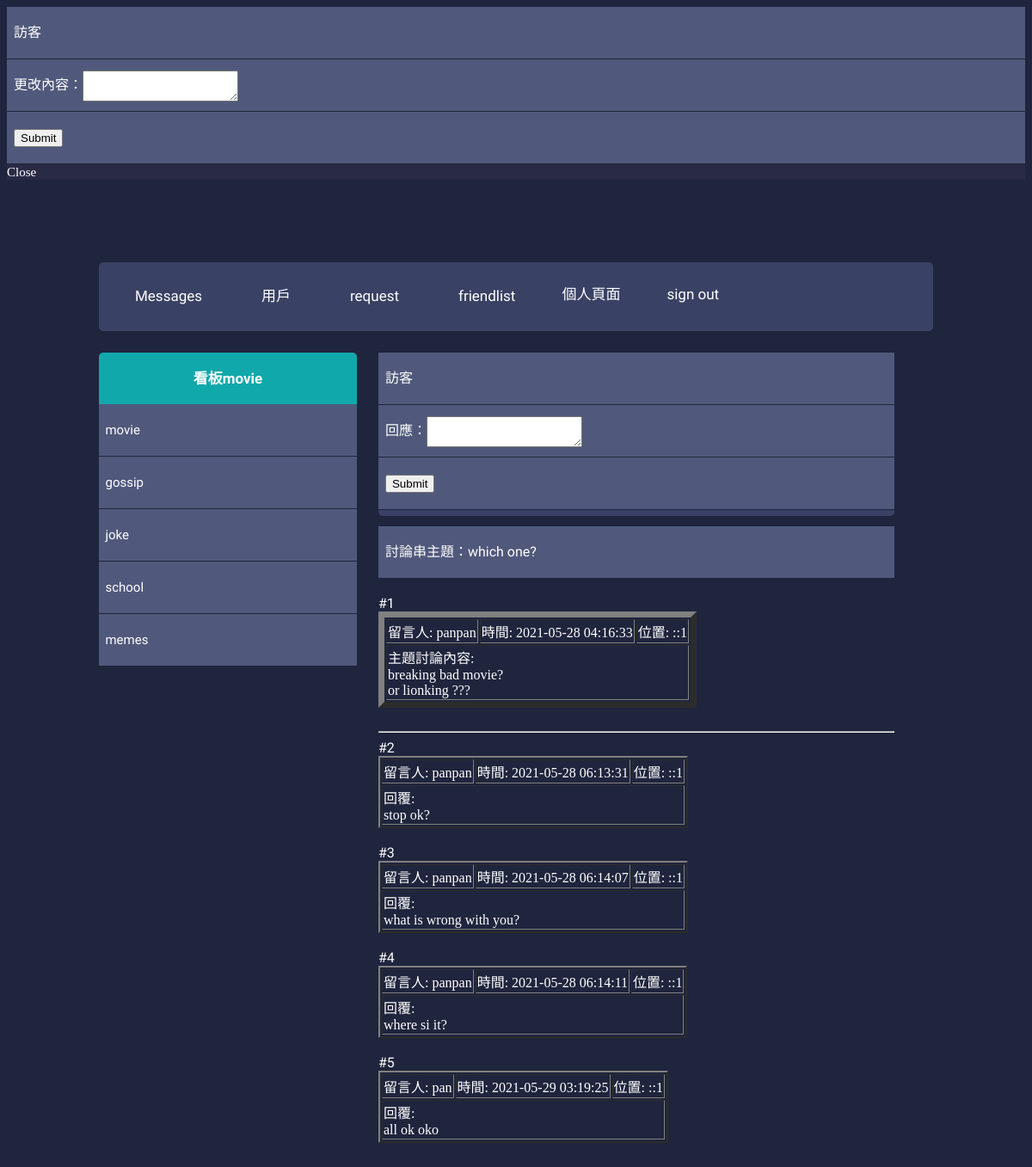
Page /finalproject/pancebook/dist/viewThread.php?&id=287 on the committed database.
### tables this page shows
CREATE TABLE `dz_thread` (
  `id` int(11) NOT NULL,
  `root_thread_id` int(11) NOT NULL DEFAULT 0,
  `board_id` int(11) NOT NULL DEFAULT 0,
  `time` timestamp NOT NULL DEFAULT current_timestamp(),
  `username` varchar(32) DEFAULT NULL,
  `title` varchar(64) DEFAULT NULL,
  `content` varchar(1024) DEFAULT NULL,
  `ip` varchar(64) DEFAULT NULL,
  `fileupload` text DEFAULT NULL
);

CREATE TABLE `dz_board` (
  `id` int(11) NOT NULL,
  `name` varchar(64) DEFAULT NULL
);

### finalproject/pancebook/dist/viewthread.php (the view, shortened to what this page needs)
<?php
function showMsg($row, $numFloor)
{
    $nn = htmlspecialchars($row['username']);
    $msg = htmlspecialchars($row['content']);
    $msg = str_replace("\n", "<br>", $msg);
    if ($numFloor == 0) {
        echo '<label class="menu-box-tab" " style=" background: #50597b;"><span>&nbsp 討論串主題：' . $row["title"] . '</span></label><br>';
    }
    if ($numFloor + 1 == 1) {
        if ($_SESSION["username"] == $row["username"]) echo '<span>#' . ($numFloor + 1) . '&nbsp' . '</span>' . '<span><a value="' . $row["id"] . '" class="edit" href="#ex1" rel="modal:open">編輯</a></span>';
        else echo '<span>#' . ($numFloor + 1) . '&nbsp' . '</span>';
        echo '<table border=\'7\'><tr>';
        echo '<td  style="
        color: white;font-family: fangsong;
    ">留言人: ' . $nn . '</td>';
        echo '<td style="
        color: white;font-family: fangsong;
    ">時間: ' . $row["time"] . '</td>';
        echo '<td style="
        color: white;font-family: fangsong;
    ">位置: ' . $row["ip"] . '</td></tr>';
        echo '<tr><td style="
        color: white;font-family: fangsong;
    " colspan=\'3\'>主題討論內容:<br>' . $msg . '</td></tr></table><br>';
        echo '<hr>';
    } else {
        if ($_SESSION["username"] == $row["username"]) echo '<span>#' . ($numFloor + 1) . '&nbsp' . '</span>' . '<span><a value="' . $row["id"] . '" class="edit" href="#ex1" rel="modal:open">編輯</a></span>';
        else echo '<span>#' . ($numFloor + 1) . '&nbsp' . '</span>';
        echo '<table border=\'2\'><tr>';
        echo '<td  style="
        color: white;font-family: fangsong;
    ">留言人: ' . $nn . '</td>';
        echo '<td style="
        color: white;font-family: fangsong;
    ">時間: ' . $row["time"] . '</td>';
        echo '<td style="
        color: white;font-family: fangsong;
    ">位置: ' . $row["ip"] . '</td></tr>';
        echo '<tr><td style="
        color: white;font-family: fangsong;
    " colspan=\'3\'>回覆:<br>' . $msg . '</td></tr></table><br>';
    }
}
?>
<!DOCTYPE html>
<html lang="en">
<head>
    <link rel="stylesheet" href="https://cdnjs.cloudflare.com/ajax/libs/jquery-modal/0.9.1/jquery.modal.min.css" />
    <link rel="stylesheet" href="css/stylei.css">
</head>
<body>
    <body>
        <div id="ex1" class="modal" style="background:#4d3d6238">
            <form action="viewthread.php?&id=<?php echo (int)$_GET["id"]; ?>" method="post" enctype="multipart/form-data">
                <label class="menu-box-tab" style="background: #50597b;"><span>&nbsp <?php if (!empty($_SESSION["username"])) {
                                                                                            echo "暱稱: " . $_SESSION["username"];
                                                                                        } else {
                                                                                            echo "訪客";
                                                                                        }  ?></span></label>
                <label class="menu-box-tab" " style=" background: #50597b;"><span>&nbsp <?php echo '更改內容：<textarea name="updatecontent" style="vertical-align: middle;" ></textarea>'; ?> </span></label>
                <label class="menu-box-tab" " style=" background: #50597b;"><span>&nbsp <?php echo '<input type="submit" name="update">'; ?> </span></label>
            </form>
            <a href="#" rel="modal:close">Close</a>
        </div>
        <div class="main-container">
            <header class="block">
                <ul class="header-menu horizontal-list">
                    <li>
                        <a class="header-menu-tab" href="message.php?&id=<?php echo $_SESSION['id']; ?>"><span class="icon fontawesome-envelope scnd-font-color"></span>Messages</a>
                    </li>
                    <li>
                        <a class="header-menu-tab" href="invite.php"><span class="icon fontawesome-user scnd-font-color"></span>用戶</a>
                    </li>
                    <li>
                        <a class="header-menu-tab" href="request.php?&id=<?php echo $_SESSION['id']; ?>"><span class="icon fontawesome-star-empty scnd-font-color"></span>request</a>
                    </li>
                    <li>
                        <a class="header-menu-tab" href="friendlist.php?&id=<?php echo $_SESSION['id']; ?>"><span class="icon fontawesome-star-empty scnd-font-color"></span>friendlist</a>
                    </li>
                    <li>
                        <a class="header-menu-tab" href="profile.php?&id=<?php echo $_SESSION['id']; ?>"><span></span>個人頁面</a>
                    </li>
                    <li>
                        <a class="header-menu-tab" href="logout.php"><span></span>sign out</a>
                    </li>
                </ul>
            </header>
            <div class="left-container container">
                <div>
                    <?php
                    include("includes/pdoInc.php");
                    if (isset($_GET['id'])) {
                        $stmt = $dbh->prepare("SELECT * FROM dz_thread JOIN dz_board ON dz_thread.board_id = dz_board.id  WHERE dz_thread.id = ?");
                        $stmt->execute([(int)$_GET["id"]]);
                        if ($row = $stmt->fetch(PDO::FETCH_ASSOC)) {
                            echo '<h2 class="titular" style="background: #11a8ab;">看板' . $row["name"] . '</h2>';
                        } else {
                            echo '<meta http-equiv=REFRESH CONTENT=0;url=boardlist.php>';
                        }
                    } else {
                        echo '<meta http-equiv=REFRESH CONTENT=0;url=boardlist.php>';
                    }
                    echo '<ul>';
                    $stmt = $dbh->prepare("SELECT * from dz_board");
                    $stmt->execute();
                    while (($row = $stmt->fetch(PDO::FETCH_ASSOC))) {
                        echo ' <li>
                            <a class="menu-box-tab" href="viewboard.php?&id=' . $row['id'] . '" style="background: #50597b;"><span>&nbsp </span>' . $row["name"] . '</a>
                        </li> ';
                    }
                    ?>
                    </ul>
                </div>
            </div>
            <div class="middle-container container" style="width: 600px;height: 190px;">
                <div class="profile block" style="height: 190px;">
                    <form action="viewthread.php?&id=<?php echo (int)$_GET["id"]; ?>" method="post" enctype="multipart/form-data">
                        <label class="menu-box-tab" style="background: #50597b;"><span>&nbsp <?php if (!empty($_SESSION["username"])) {
                                                                                                    echo "暱稱: " . $_SESSION["username"];
                                                                                                } else {
                                                                                                    echo "訪客";
                                                                                                }  ?></span></label>
                        <label class="menu-box-tab" " style=" background: #50597b;"><span>&nbsp <?php echo '回應：<textarea name="content" style="vertical-align: middle;" ></textarea>'; ?> </span></label>
                        <label class="menu-box-tab" " style=" background: #50597b;"><span>&nbsp <?php echo '<input type="submit" name="submit">'; ?> </span></label>
                    </form>
                    <br>
                    <?php
                    if (isset($_GET['id'])) {
                        $sth = $dbh->prepare('
                            SELECT * from dz_thread
                            WHERE (id = ? and board_id != 0)
                            OR (root_thread_id = ?)
                            ORDER BY id');
                        $sth->execute(array((int)$_GET['id'], (int)$_GET['id']));
                        if ($sth->rowCount() > 0) {
                            $numFloor = 0;
                            while ($row = $sth->fetch(PDO::FETCH_ASSOC)) {
                                showMsg($row, $numFloor++);
                            }
                        } else {
                            echo "<script type='text/javascript'>alert('error');</script>";
                        }
                    } else {
                        echo "<script type='text/javascript'>alert('error');</script>";
                    }
                    ?>
                </div>
            </div>
        </div>
    </body>
</body>
</html>

### rows in the picture
dz_thread: dz_board.name "movie", title "which one?", numFloor "1", username "panpan", time "2021-05-28 04:16:33", ip "::1", content "breaking bad movie? or lionking ???"
dz_board: name "movie"
dz_board: name "gossip"
dz_board: name "joke"
dz_board: name "school"
dz_board: name "memes"
dz_thread: numFloor "2", username "panpan", time "2021-05-28 06:13:31", ip "::1", content "stop ok?"
dz_thread: numFloor "3", username "panpan", time "2021-05-28 06:14:07", ip "::1", content "what is wrong with you?"
dz_thread: numFloor "4", username "panpan", time "2021-05-28 06:14:11", ip "::1", content "where si it?"
dz_thread: numFloor "5", username "pan", time "2021-05-29 03:19:25", ip "::1", content "all ok oko"
